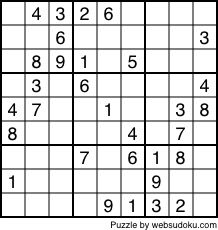
#> input picture data/sudoku.jpg, 218 x 230 px
$ jupyter execute gradients.ipynb   (older library calls are emulated)
#> lines starting #> are read from the running program, lines starting #| are printed output that depends on the picture
[cell 1]
import cv2
import numpy as np
import matplotlib.pyplot as plt

[cell 2]
def show_img(img):
    fig = plt.figure(figsize=(12,10))
    ax = fig.add_subplot(111)
    ax.imshow(img,cmap='gray')

[cell 3]
img = cv2.imread("data/sudoku.jpg",0)
#> img is the input picture: shape (230, 218); min 0, max 255, mean 216.9

[cell 4]
show_img(img)

[cell 5]
sobelx = cv2.Sobel(img,cv2.CV_64F,1,0,ksize=5)
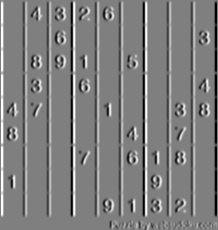
#> sobelx: shape (230, 218) float64; min -12240, max 12240, mean -0.9; drawn with min black and max white

[cell 6]
show_img(sobelx)

[cell 7]
sobely = cv2.Sobel(img,cv2.CV_64F,0,1,ksize=5)
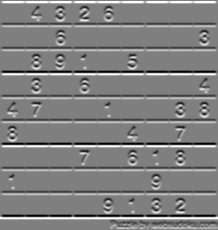
#> sobely: shape (230, 218) float64; min -12224, max 12230, mean 120.2; drawn with min black and max white

[cell 8]
show_img(sobely)

[cell 9]
laplacian = cv2.Laplacian(img,cv2.CV_64F)
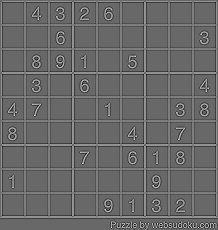
#> laplacian: shape (230, 218) float64; min -622, max 897, mean 0; drawn with min black and max white

[cell 10]
show_img(laplacian)

[cell 11]
show_img(cv2.addWeighted(sobelx,0.5,sobely,0.5,0))
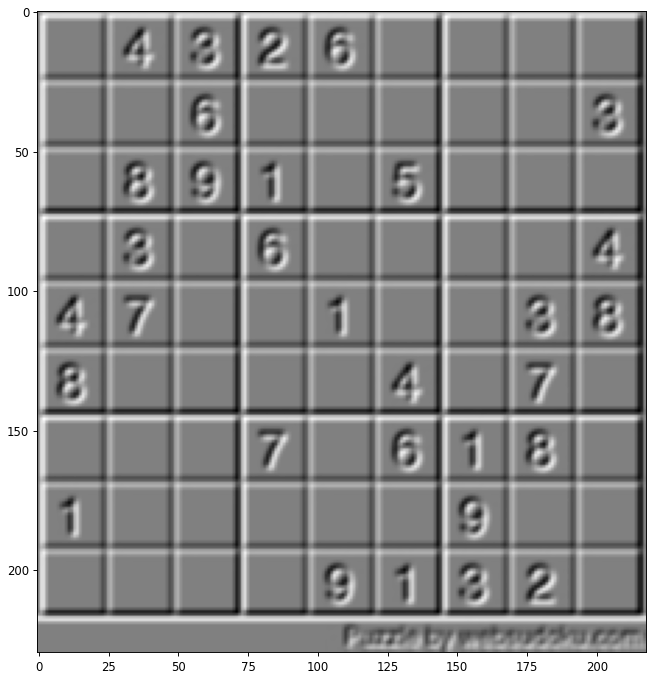
#> figure drawn by matplotlib, 1 panel

$ run again, with data/cross.jpg copied over data/sudoku.jpg
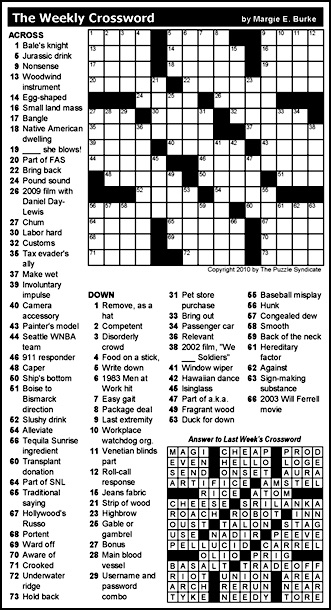
#> input picture data/cross.jpg, 331 x 610 px
#> img is the input picture: shape (610, 331); min 0, max 255, mean 189.4
#> `laplacian = cv2.Laplacian(img,cv2.CV_64F)`:
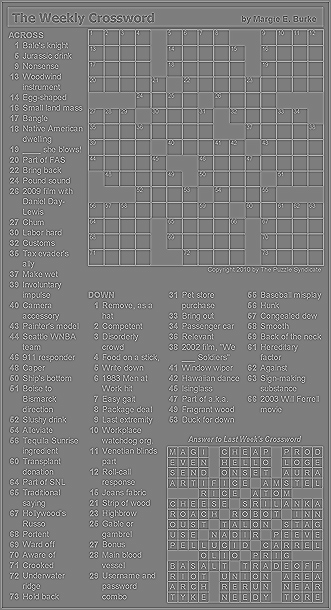
#> laplacian: shape (610, 331) float64; min -848, max 870, mean 0; drawn with min black and max white
#> `[cell 11] show_img(cv2.addWeighted(sobelx,0.5,sobely,0.5,0))`:
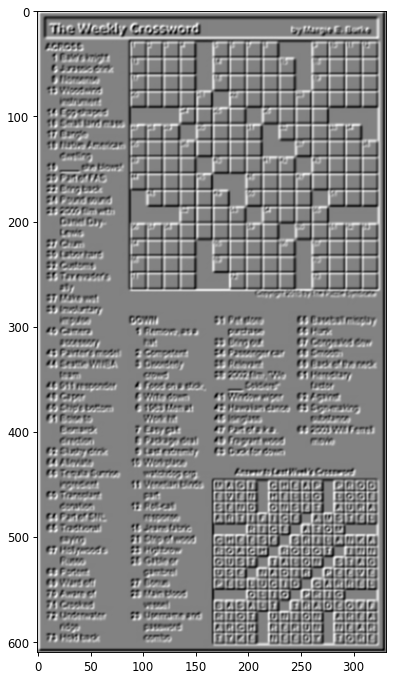
#> figure drawn by matplotlib, 1 panel
